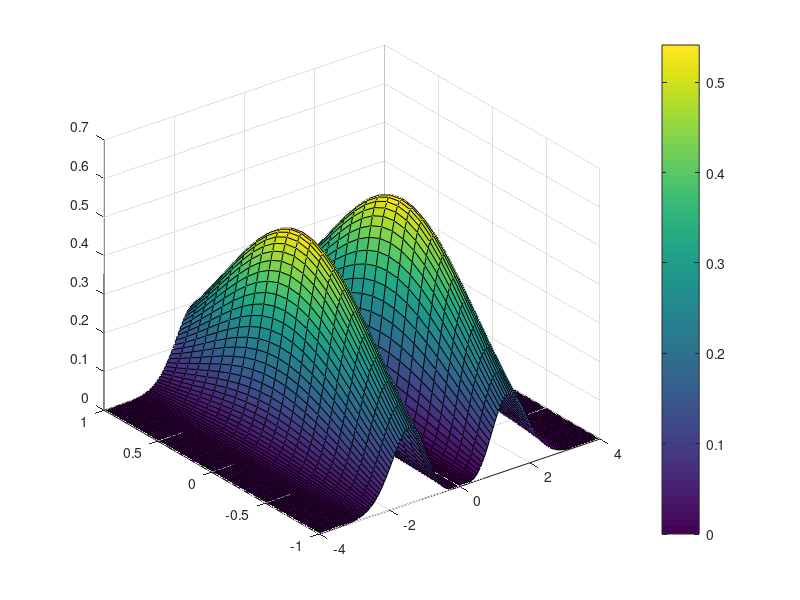

Write MATLAB code to recreate this figure.
% Script para plotear un campo escalar usando surf
% Luciano Ponzellini Marinelli (2017)

x = -4:0.05:4;
y = -1:0.1:1;
[X,Y] = meshgrid(x,y);
Z = X.^4.*exp(-X.^2-Y.^2);
surf(X,Y,Z), colorbar